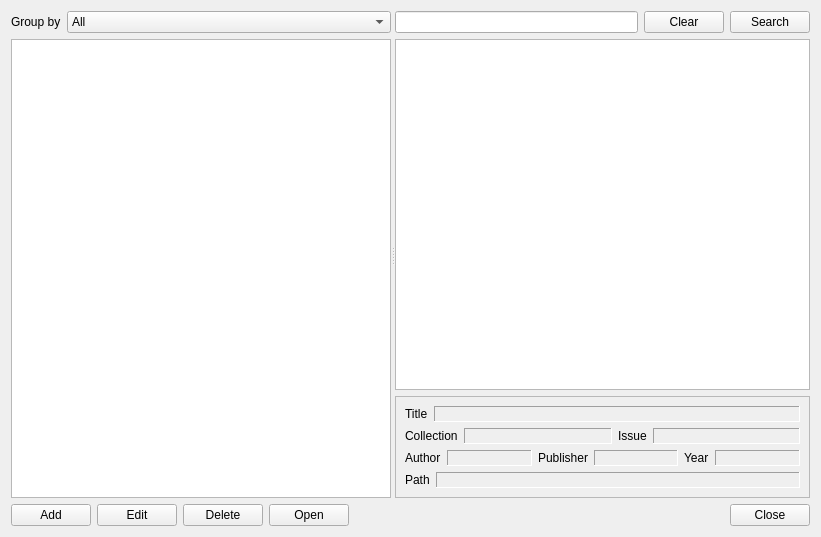
<?xml version="1.0" encoding="UTF-8"?>
<ui version="4.0">
 <class>LibraryWindow</class>
 <widget class="QWidget" name="LibraryWindow">
  <property name="geometry">
   <rect>
    <x>0</x>
    <y>0</y>
    <width>821</width>
    <height>537</height>
   </rect>
  </property>
  <property name="windowTitle">
   <string>QComicBook Library</string>
  </property>
  <layout class="QVBoxLayout" name="verticalLayout_4">
   <item>
    <widget class="QSplitter" name="splitter">
     <property name="orientation">
      <enum>Qt::Horizontal</enum>
     </property>
     <widget class="QWidget" name="layoutWidget">
      <layout class="QVBoxLayout" name="verticalLayout_2">
       <item>
        <layout class="QHBoxLayout" name="horizontalLayout_6">
         <item>
          <widget class="QLabel" name="label">
           <property name="sizePolicy">
            <sizepolicy hsizetype="Maximum" vsizetype="Preferred">
             <horstretch>0</horstretch>
             <verstretch>0</verstretch>
            </sizepolicy>
           </property>
           <property name="text">
            <string>Group by</string>
           </property>
          </widget>
         </item>
         <item>
          <widget class="QComboBox" name="groupby">
           <item>
            <property name="text">
             <string>All</string>
            </property>
           </item>
           <item>
            <property name="text">
             <string>Author</string>
            </property>
           </item>
           <item>
            <property name="text">
             <string>Collection</string>
            </property>
           </item>
           <item>
            <property name="text">
             <string>Publisher</string>
            </property>
           </item>
          </widget>
         </item>
        </layout>
       </item>
       <item>
        <widget class="QTreeView" name="treeView"/>
       </item>
      </layout>
     </widget>
     <widget class="QWidget" name="layoutWidget">
      <layout class="QVBoxLayout" name="verticalLayout_3">
       <item>
        <layout class="QHBoxLayout" name="horizontalLayout_5">
         <item>
          <widget class="QLineEdit" name="search"/>
         </item>
         <item>
          <widget class="QPushButton" name="pushButton_7">
           <property name="text">
            <string>Clear</string>
           </property>
          </widget>
         </item>
         <item>
          <widget class="QPushButton" name="pushButton_6">
           <property name="text">
            <string>Search</string>
           </property>
          </widget>
         </item>
        </layout>
       </item>
       <item>
        <widget class="QListView" name="listView"/>
       </item>
       <item>
        <widget class="QFrame" name="frame">
         <property name="frameShape">
          <enum>QFrame::StyledPanel</enum>
         </property>
         <property name="frameShadow">
          <enum>QFrame::Raised</enum>
         </property>
         <layout class="QVBoxLayout" name="verticalLayout">
          <item>
           <layout class="QHBoxLayout" name="horizontalLayout">
            <item>
             <widget class="QLabel" name="label_3">
              <property name="sizePolicy">
               <sizepolicy hsizetype="Maximum" vsizetype="Preferred">
                <horstretch>0</horstretch>
                <verstretch>0</verstretch>
               </sizepolicy>
              </property>
              <property name="text">
               <string>Title</string>
              </property>
             </widget>
            </item>
            <item>
             <widget class="QLabel" name="title">
              <property name="sizePolicy">
               <sizepolicy hsizetype="Minimum" vsizetype="Preferred">
                <horstretch>0</horstretch>
                <verstretch>0</verstretch>
               </sizepolicy>
              </property>
              <property name="frameShape">
               <enum>QFrame::Panel</enum>
              </property>
              <property name="frameShadow">
               <enum>QFrame::Sunken</enum>
              </property>
              <property name="text">
               <string/>
              </property>
             </widget>
            </item>
           </layout>
          </item>
          <item>
           <layout class="QHBoxLayout" name="horizontalLayout_2">
            <item>
             <widget class="QLabel" name="label_4">
              <property name="sizePolicy">
               <sizepolicy hsizetype="Maximum" vsizetype="Preferred">
                <horstretch>0</horstretch>
                <verstretch>0</verstretch>
               </sizepolicy>
              </property>
              <property name="text">
               <string>Collection</string>
              </property>
             </widget>
            </item>
            <item>
             <widget class="QLabel" name="collection">
              <property name="frameShape">
               <enum>QFrame::Panel</enum>
              </property>
              <property name="frameShadow">
               <enum>QFrame::Sunken</enum>
              </property>
              <property name="text">
               <string/>
              </property>
             </widget>
            </item>
            <item>
             <widget class="QLabel" name="label_5">
              <property name="sizePolicy">
               <sizepolicy hsizetype="Maximum" vsizetype="Preferred">
                <horstretch>0</horstretch>
                <verstretch>0</verstretch>
               </sizepolicy>
              </property>
              <property name="text">
               <string>Issue</string>
              </property>
             </widget>
            </item>
            <item>
             <widget class="QLabel" name="issue">
              <property name="frameShape">
               <enum>QFrame::Panel</enum>
              </property>
              <property name="frameShadow">
               <enum>QFrame::Sunken</enum>
              </property>
              <property name="text">
               <string/>
              </property>
             </widget>
            </item>
           </layout>
          </item>
          <item>
           <layout class="QHBoxLayout" name="horizontalLayout_3">
            <item>
             <widget class="QLabel" name="label_6">
              <property name="sizePolicy">
               <sizepolicy hsizetype="Maximum" vsizetype="Preferred">
                <horstretch>0</horstretch>
                <verstretch>0</verstretch>
               </sizepolicy>
              </property>
              <property name="text">
               <string>Author</string>
              </property>
             </widget>
            </item>
            <item>
             <widget class="QLabel" name="author">
              <property name="frameShape">
               <enum>QFrame::Panel</enum>
              </property>
              <property name="frameShadow">
               <enum>QFrame::Sunken</enum>
              </property>
              <property name="text">
               <string/>
              </property>
             </widget>
            </item>
            <item>
             <widget class="QLabel" name="label_7">
              <property name="sizePolicy">
               <sizepolicy hsizetype="Maximum" vsizetype="Preferred">
                <horstretch>0</horstretch>
                <verstretch>0</verstretch>
               </sizepolicy>
              </property>
              <property name="text">
               <string>Publisher</string>
              </property>
             </widget>
            </item>
            <item>
             <widget class="QLabel" name="publisher">
              <property name="frameShape">
               <enum>QFrame::Panel</enum>
              </property>
              <property name="frameShadow">
               <enum>QFrame::Sunken</enum>
              </property>
              <property name="text">
               <string/>
              </property>
             </widget>
            </item>
            <item>
             <widget class="QLabel" name="label_8">
              <property name="sizePolicy">
               <sizepolicy hsizetype="Maximum" vsizetype="Preferred">
                <horstretch>0</horstretch>
                <verstretch>0</verstretch>
               </sizepolicy>
              </property>
              <property name="text">
               <string>Year</string>
              </property>
             </widget>
            </item>
            <item>
             <widget class="QLabel" name="year">
              <property name="frameShape">
               <enum>QFrame::Panel</enum>
              </property>
              <property name="frameShadow">
               <enum>QFrame::Sunken</enum>
              </property>
              <property name="text">
               <string/>
              </property>
             </widget>
            </item>
           </layout>
          </item>
          <item>
           <layout class="QHBoxLayout" name="horizontalLayout_7">
            <item>
             <widget class="QLabel" name="label_2">
              <property name="sizePolicy">
               <sizepolicy hsizetype="Maximum" vsizetype="Preferred">
                <horstretch>0</horstretch>
                <verstretch>0</verstretch>
               </sizepolicy>
              </property>
              <property name="text">
               <string>Path</string>
              </property>
             </widget>
            </item>
            <item>
             <widget class="QLabel" name="path">
              <property name="frameShape">
               <enum>QFrame::Panel</enum>
              </property>
              <property name="frameShadow">
               <enum>QFrame::Sunken</enum>
              </property>
              <property name="text">
               <string/>
              </property>
             </widget>
            </item>
           </layout>
          </item>
         </layout>
        </widget>
       </item>
      </layout>
     </widget>
    </widget>
   </item>
   <item>
    <layout class="QHBoxLayout" name="horizontalLayout_4">
     <property name="sizeConstraint">
      <enum>QLayout::SetDefaultConstraint</enum>
     </property>
     <item>
      <widget class="QPushButton" name="addBook">
       <property name="text">
        <string>Add</string>
       </property>
      </widget>
     </item>
     <item>
      <widget class="QPushButton" name="editbook">
       <property name="text">
        <string>Edit</string>
       </property>
      </widget>
     </item>
     <item>
      <widget class="QPushButton" name="delbook">
       <property name="text">
        <string>Delete</string>
       </property>
      </widget>
     </item>
     <item>
      <widget class="QPushButton" name="openbook">
       <property name="text">
        <string>Open</string>
       </property>
      </widget>
     </item>
     <item>
      <spacer name="horizontalSpacer">
       <property name="orientation">
        <enum>Qt::Horizontal</enum>
       </property>
       <property name="sizeHint" stdset="0">
        <size>
         <width>40</width>
         <height>20</height>
        </size>
       </property>
      </spacer>
     </item>
     <item>
      <widget class="QPushButton" name="closelib">
       <property name="text">
        <string>Close</string>
       </property>
      </widget>
     </item>
    </layout>
   </item>
  </layout>
 </widget>
 <resources/>
 <connections>
  <connection>
   <sender>closelib</sender>
   <signal>clicked()</signal>
   <receiver>LibraryWindow</receiver>
   <slot>close()</slot>
   <hints>
    <hint type="sourcelabel">
     <x>652</x>
     <y>420</y>
    </hint>
    <hint type="destinationlabel">
     <x>352</x>
     <y>255</y>
    </hint>
   </hints>
  </connection>
 </connections>
</ui>
